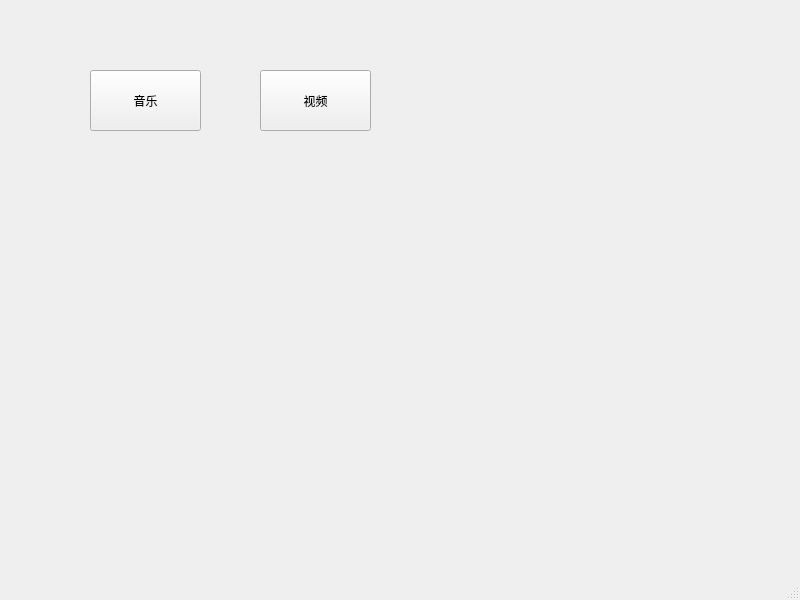
<?xml version="1.0" encoding="UTF-8"?>
<ui version="4.0">
 <class>MainWindow</class>
 <widget class="QMainWindow" name="MainWindow">
  <property name="geometry">
   <rect>
    <x>0</x>
    <y>0</y>
    <width>800</width>
    <height>600</height>
   </rect>
  </property>
  <property name="windowTitle">
   <string>MainWindow</string>
  </property>
  <widget class="QWidget" name="centralwidget">
   <widget class="QPushButton" name="pushButton">
    <property name="geometry">
     <rect>
      <x>90</x>
      <y>70</y>
      <width>111</width>
      <height>61</height>
     </rect>
    </property>
    <property name="text">
     <string>音乐</string>
    </property>
   </widget>
   <widget class="QPushButton" name="pushButton_2">
    <property name="geometry">
     <rect>
      <x>260</x>
      <y>70</y>
      <width>111</width>
      <height>61</height>
     </rect>
    </property>
    <property name="text">
     <string>视频</string>
    </property>
   </widget>
  </widget>
  <widget class="QMenuBar" name="menubar">
   <property name="geometry">
    <rect>
     <x>0</x>
     <y>0</y>
     <width>800</width>
     <height>25</height>
    </rect>
   </property>
  </widget>
  <widget class="QStatusBar" name="statusbar"/>
 </widget>
 <resources/>
 <connections/>
</ui>
